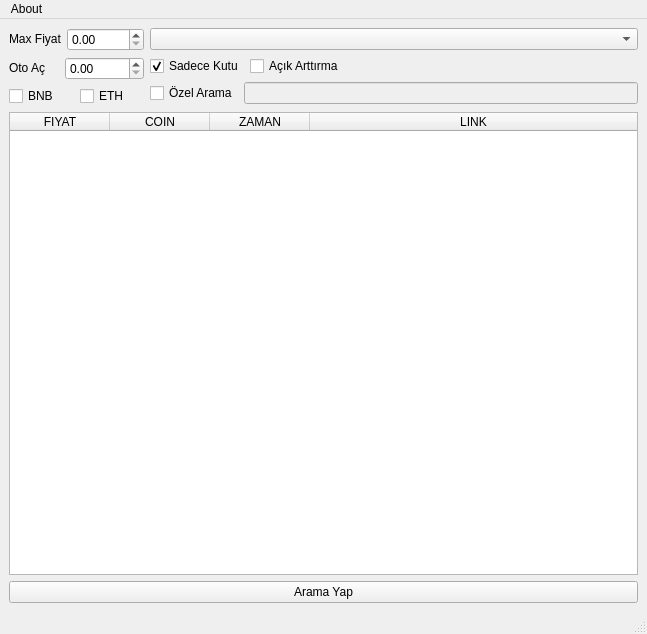
<?xml version="1.0" encoding="UTF-8"?>
<ui version="4.0">
 <class>MainWindow</class>
 <widget class="QMainWindow" name="MainWindow">
  <property name="geometry">
   <rect>
    <x>0</x>
    <y>0</y>
    <width>647</width>
    <height>634</height>
   </rect>
  </property>
  <property name="windowTitle">
   <string>MainWindow</string>
  </property>
  <widget class="QWidget" name="centralwidget">
   <layout class="QVBoxLayout" name="verticalLayout_3">
    <item>
     <layout class="QHBoxLayout" name="horizontalLayout_5">
      <item>
       <layout class="QVBoxLayout" name="verticalLayout_2">
        <item>
         <layout class="QHBoxLayout" name="horizontalLayout_2">
          <property name="spacing">
           <number>5</number>
          </property>
          <property name="sizeConstraint">
           <enum>QLayout::SetMaximumSize</enum>
          </property>
          <item>
           <widget class="QLabel" name="l_price">
            <property name="sizePolicy">
             <sizepolicy hsizetype="Fixed" vsizetype="Fixed">
              <horstretch>0</horstretch>
              <verstretch>0</verstretch>
             </sizepolicy>
            </property>
            <property name="text">
             <string>Max Fiyat</string>
            </property>
           </widget>
          </item>
          <item>
           <widget class="QDoubleSpinBox" name="dsb_price">
            <property name="sizePolicy">
             <sizepolicy hsizetype="Fixed" vsizetype="Fixed">
              <horstretch>0</horstretch>
              <verstretch>0</verstretch>
             </sizepolicy>
            </property>
            <property name="maximum">
             <double>99999.990000000005239</double>
            </property>
            <property name="singleStep">
             <double>0.100000000000000</double>
            </property>
           </widget>
          </item>
         </layout>
        </item>
        <item>
         <layout class="QHBoxLayout" name="horizontalLayout_6">
          <item>
           <widget class="QLabel" name="l_oto">
            <property name="enabled">
             <bool>true</bool>
            </property>
            <property name="sizePolicy">
             <sizepolicy hsizetype="Fixed" vsizetype="Fixed">
              <horstretch>0</horstretch>
              <verstretch>0</verstretch>
             </sizepolicy>
            </property>
            <property name="text">
             <string>Oto Aç    </string>
            </property>
           </widget>
          </item>
          <item>
           <widget class="QDoubleSpinBox" name="db_oto">
            <property name="maximum">
             <double>9999.989999999999782</double>
            </property>
            <property name="singleStep">
             <double>0.100000000000000</double>
            </property>
           </widget>
          </item>
         </layout>
        </item>
        <item>
         <layout class="QHBoxLayout" name="horizontalLayout_4">
          <property name="sizeConstraint">
           <enum>QLayout::SetMinimumSize</enum>
          </property>
          <item>
           <widget class="QCheckBox" name="cb_bnb">
            <property name="text">
             <string>BNB</string>
            </property>
           </widget>
          </item>
          <item>
           <widget class="QCheckBox" name="cb_eth">
            <property name="text">
             <string>ETH</string>
            </property>
           </widget>
          </item>
         </layout>
        </item>
       </layout>
      </item>
      <item>
       <layout class="QVBoxLayout" name="verticalLayout">
        <item>
         <widget class="QComboBox" name="cb_box_list"/>
        </item>
        <item>
         <layout class="QHBoxLayout" name="horizontalLayout_3">
          <item>
           <widget class="QCheckBox" name="cb_box_only">
            <property name="text">
             <string>Sadece Kutu</string>
            </property>
            <property name="checked">
             <bool>true</bool>
            </property>
           </widget>
          </item>
          <item>
           <widget class="QCheckBox" name="cb_auction">
            <property name="text">
             <string>Açık Arttırma</string>
            </property>
           </widget>
          </item>
          <item>
           <spacer name="horizontalSpacer">
            <property name="orientation">
             <enum>Qt::Horizontal</enum>
            </property>
            <property name="sizeHint" stdset="0">
             <size>
              <width>40</width>
              <height>20</height>
             </size>
            </property>
           </spacer>
          </item>
         </layout>
        </item>
        <item>
         <layout class="QHBoxLayout" name="horizontalLayout">
          <item>
           <widget class="QCheckBox" name="cb_special">
            <property name="text">
             <string>Özel Arama</string>
            </property>
           </widget>
          </item>
          <item>
           <widget class="QLineEdit" name="le_special">
            <property name="enabled">
             <bool>false</bool>
            </property>
           </widget>
          </item>
         </layout>
        </item>
       </layout>
      </item>
     </layout>
    </item>
    <item>
     <widget class="QTableWidget" name="tableWidget">
      <property name="sortingEnabled">
       <bool>true</bool>
      </property>
      <attribute name="horizontalHeaderStretchLastSection">
       <bool>true</bool>
      </attribute>
      <column>
       <property name="text">
        <string>FIYAT</string>
       </property>
      </column>
      <column>
       <property name="text">
        <string>COIN</string>
       </property>
      </column>
      <column>
       <property name="text">
        <string>ZAMAN</string>
       </property>
      </column>
      <column>
       <property name="text">
        <string>LINK</string>
       </property>
      </column>
     </widget>
    </item>
    <item>
     <widget class="QPushButton" name="pb_search">
      <property name="text">
       <string>Arama Yap</string>
      </property>
     </widget>
    </item>
   </layout>
  </widget>
  <widget class="QMenuBar" name="menubar">
   <property name="geometry">
    <rect>
     <x>0</x>
     <y>0</y>
     <width>647</width>
     <height>21</height>
    </rect>
   </property>
   <widget class="QMenu" name="menuAbout">
    <property name="title">
     <string>About</string>
    </property>
    <addaction name="actionAbout"/>
   </widget>
   <addaction name="menuAbout"/>
  </widget>
  <widget class="QStatusBar" name="statusbar"/>
  <action name="actionAbout">
   <property name="text">
    <string>About</string>
   </property>
  </action>
 </widget>
 <resources/>
 <connections/>
</ui>
